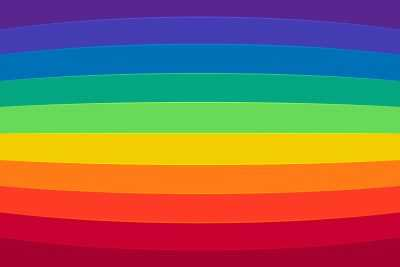
#> input picture Praktik/Praktik 10/image2.jpg, 400 x 267 px
$ python 'praktik 10_1.py'
#> lines starting #> are read from the running program, lines starting #| are printed output that depends on the picture
import os
import cv2
import numpy as np
from sklearn.cluster import KMeans
import matplotlib.pyplot as plt
import time

def load_image(filename):
#> called with filename = 'image2.jpg'
    img = cv2.imread(filename)
#> img is the input picture: shape (267, 400, 3); mean B, G, R 86.9, 105.8, 139.6
    img = cv2.cvtColor(img, cv2.COLOR_BGR2RGB)
    return img

def save_image(img, n_colors):
    dirname = 'Scikit Compressor'
    if not os.path.exists(dirname):
        os.makedirs(dirname)
    filename = f'{dirname}/2-{n_colors}-colors.jpg'
    cv2.imwrite(filename, img)

filename = 'image2.jpg'
img = load_image(filename)

img_data = img.reshape((-1, 3))

n_colors_list = [2, 3, 4, 8, 16, 32, 64, 128, 256]

for n_colors in n_colors_list:
    start_time = time.time()
    kmeans = KMeans(n_clusters=n_colors, random_state=0).fit(img_data)
    compressed_img_data = kmeans.cluster_centers_[kmeans.labels_]
    compressed_img_data = np.clip(compressed_img_data.astype('uint8'), 0, 255)
    compressed_img = compressed_img_data.reshape(img.shape)
    save_image(compressed_img, n_colors)
    end_time = time.time()

    print(f'{n_colors} colors: {end_time - start_time:.2f} seconds')

    plt.imshow(compressed_img)
    plt.title(f'{n_colors} colors')
    plt.show()
#> this loop made 9 passes
#> pass 1, `compressed_img = compressed_img_data.reshape(img.shape)`:
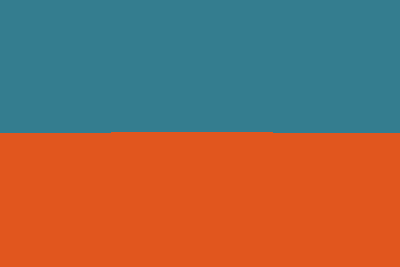
#> compressed_img: shape (267, 400, 3); mean R, G, B 139.1, 105.4, 86.1
#> pass 2, `compressed_img = compressed_img_data.reshape(img.shape)`:
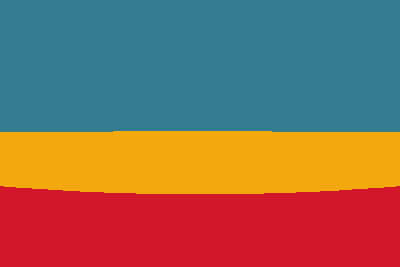
#> compressed_img: shape (267, 400, 3); mean R, G, B 139, 105.4, 86.3
#> pass 3, `compressed_img = compressed_img_data.reshape(img.shape)`:
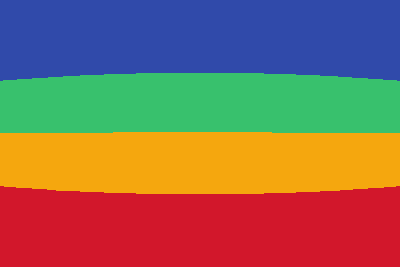
#> compressed_img: shape (267, 400, 3); mean R, G, B 139, 105.6, 86.6

$ run again, with Praktik/Praktik 10/image3.jpg copied over Praktik/Praktik 10/image2.jpg
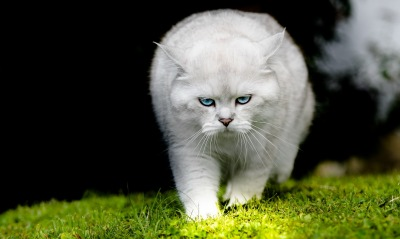
#> input picture Praktik/Praktik 10/image3.jpg, 400 x 239 px
#> in load_image, img is the input picture: shape (239, 400, 3); mean B, G, R 57.6, 81.4, 76.8
#> the loop `for n_colors in n_colors_list:` made 9 passes
#> pass 1, `compressed_img = compressed_img_data.reshape(img.shape)`:
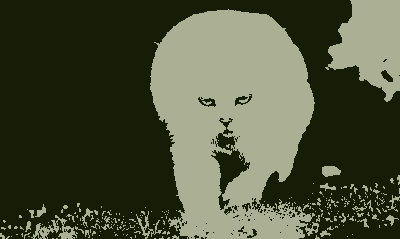
#> compressed_img: shape (239, 400, 3); mean R, G, B 76.5, 81.1, 57.3
#> pass 3, `compressed_img = compressed_img_data.reshape(img.shape)`:
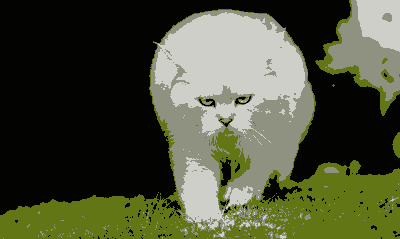
#> compressed_img: shape (239, 400, 3); mean R, G, B 76.3, 81, 57

$ run again, with Praktik/Praktik 10/image4.jpg copied over Praktik/Praktik 10/image2.jpg
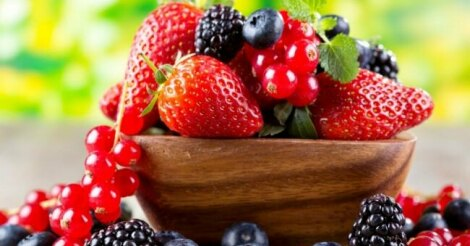
#> input picture Praktik/Praktik 10/image4.jpg, 470 x 246 px
#> in load_image, img is the input picture: shape (246, 470, 3); mean B, G, R 76.6, 116.2, 165.2
#> the loop `for n_colors in n_colors_list:` made 9 passes
#> pass 1, `compressed_img = compressed_img_data.reshape(img.shape)`:
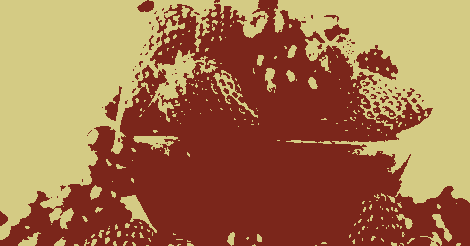
#> compressed_img: shape (246, 470, 3); mean R, G, B 164.7, 115.3, 76.2
#> pass 3, `compressed_img = compressed_img_data.reshape(img.shape)`:
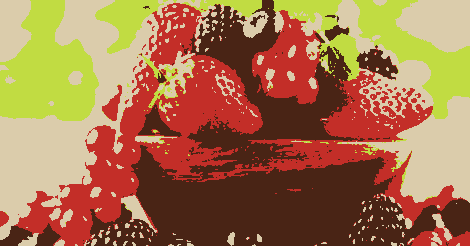
#> compressed_img: shape (246, 470, 3); mean R, G, B 164.8, 115.9, 76.1
